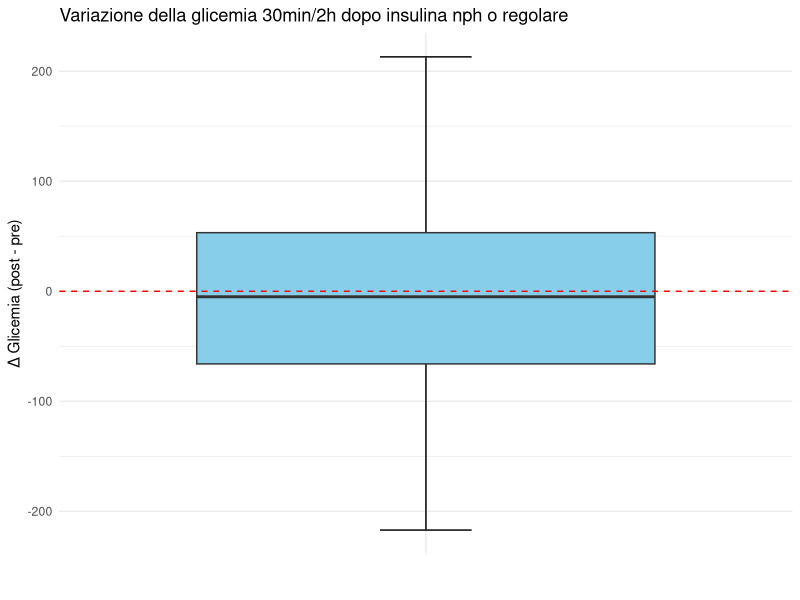

Recreate this plot in R.
# === LIBRERIE ===
library(dplyr)
library(lubridate)
library(readr)
library(ggplot2)

# === 1. CARICAMENTO DATI ===
data <- read_csv("./dataset/diabetes_clean_data3.csv", show_col_types = FALSE)
data$DateTime <- ymd_hms(data$DateTime)

# === 2. FILTRA EVENTI DI INTERESSE ===
glicemie <- data %>% filter(Code >= 48 & Code <= 64)
ultralente <- data %>% filter(Code == 33 | Code == 34)

# === 3. PRIMA COPPIA: GLICEMIA → INSULINA ULTRALENTE entro 20 min ===
step1 <- inner_join(
  glicemie,
  ultralente,
  by = "PatientID",
  suffix = c("_glic", "_ins")
) %>%
  filter(
    as.Date(DateTime_glic) == as.Date(DateTime_ins),
    difftime(DateTime_ins, DateTime_glic, units = "mins") >= 0,
    difftime(DateTime_ins, DateTime_glic, units = "mins") <= 20
  )

# === 4. AGGIUNGI GLICEMIA 4h DOPO INIEZIONE (tra 4h e 6h) ===
glicemie_post <- glicemie %>%
  rename(DateTime_post = DateTime, Value_post = Value)

final <- inner_join(
  step1,
  glicemie_post,
  by = "PatientID"
) %>%
  filter(
    as.Date(DateTime_ins) == as.Date(DateTime_post),
    difftime(DateTime_post, DateTime_ins, units = "mins") >= 30,  # >= 30m
    difftime(DateTime_post, DateTime_ins, units = "mins") <= 120   # <= 2h
  ) %>%
  mutate(DifferenzaGlicemia = Value_post - Value_glic)

# === 5. SALVA IL FILE ===
write_csv(final, "./dataset/analisi_regular_and_nph.csv")

# === 6. CREA BOXPLOT DELLA DIFFERENZA ===
pdf("./grafici_plot/regular_and_nph_glicemia_differenza_boxplot.pdf", width = 7, height = 5)

ggplot(final, aes(x = "", y = DifferenzaGlicemia)) +
  stat_boxplot(geom = "errorbar", width = 0.15) +  # linee ai baffi
  geom_boxplot(
    fill = "skyblue", 
    outlier.colour = "black",
    outlier.shape = 16,     # cerchietto pieno
    outlier.size = 2
  ) +
  geom_hline(yintercept = 0, linetype = "dashed", color = "red") +
  labs(title = "Variazione della glicemia 30min/2h dopo insulina nph o regolare",
       y = "Δ Glicemia (post - pre)",
       x = "") +
  theme_minimal()

dev.off()

